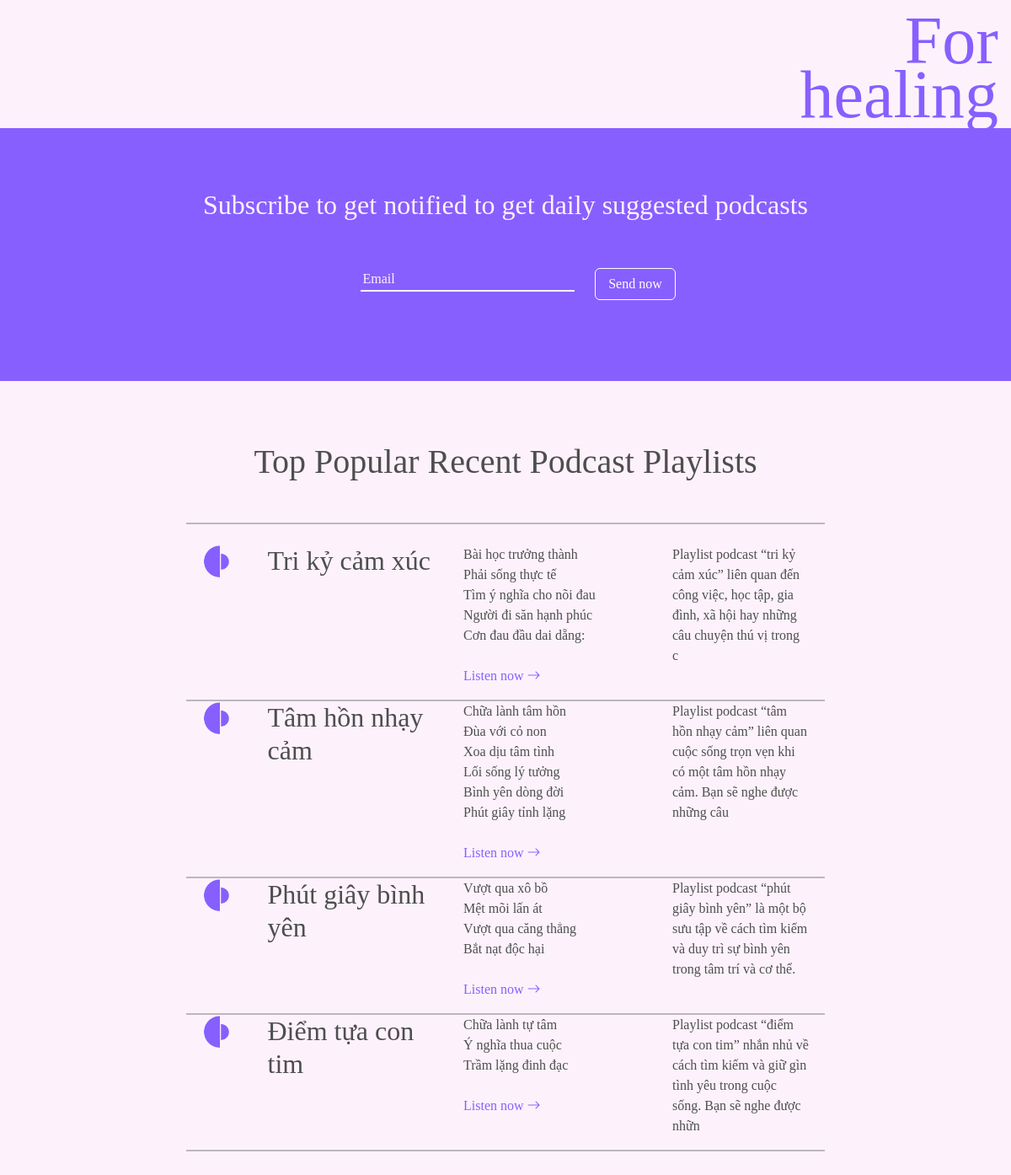
/all_podcasts (lower part), run on an earlier commit of the app's database.
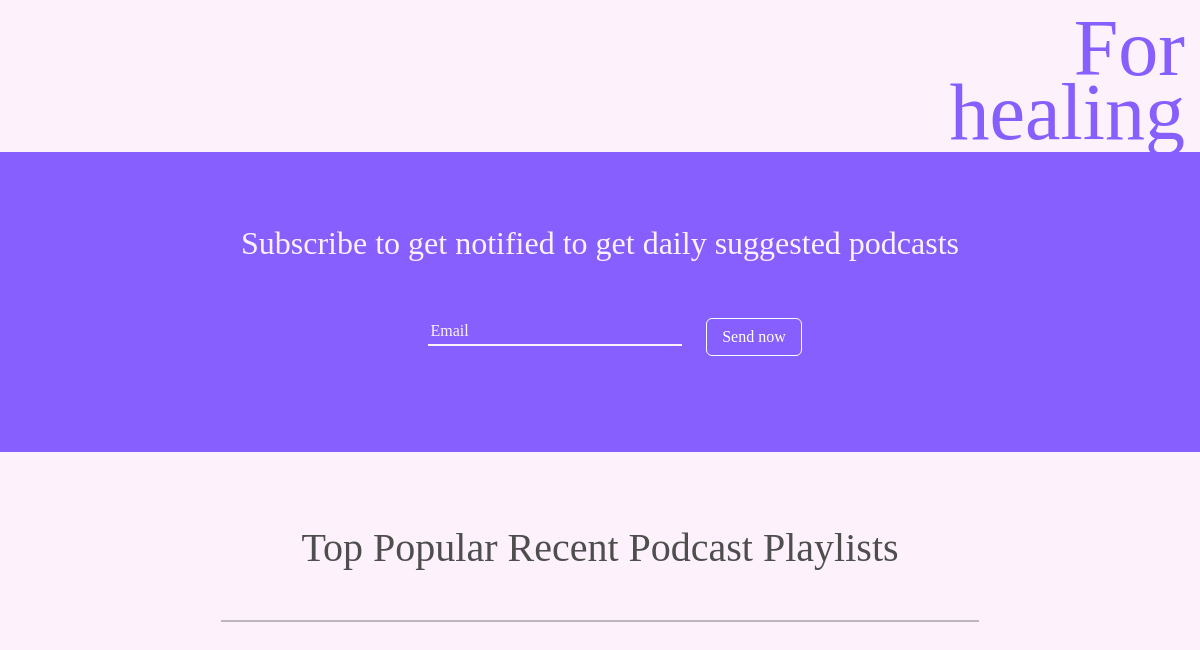
And on a later commit of the database.
### app.py (models this page shows)
class Playlists(db.Model):
    id = db.Column(db.Integer, primary_key=True)
    title = db.Column(db.String(255), nullable=False)
    description = db.Column(db.Text, nullable=False)
    audios = db.relationship('Audio', backref='playlist')

class Audio(db.Model):
    id = db.Column(db.Integer, primary_key=True)
    name = db.Column(db.String(64), unique=True)
    title = db.Column(db.String(255), nullable=False)
    description = db.Column(db.Text, nullable=False)
    path = db.Column(db.String(256))
    date_posted = db.Column(db.DateTime, default=datetime.utcnow)
    playlist_id = db.Column(db.Integer, db.ForeignKey('playlists.id'))

### app.py (the view)
@app.route('/all_podcasts')
def all_podcasts():
    all_podcasts = Audio.query.order_by(Audio.date_posted)
    playlists = Playlists.query.order_by(Playlists.id)
    return render_template("all_podcasts.html", all_podcasts=all_podcasts, playlists=playlists)

### form_backup.py
class SearchForm(FlaskForm):
    searched = StringField("Searched", validators=[DataRequired()])
    submit = SubmitField("Search now")

### app.py (called while the page is built)
@app.context_processor
def base():
    form = SearchForm()
    return dict(form=form)

### templates/all_podcasts.html (shortened to what this page needs)
{% include 'navbar.html' %}
<div id="hero" class="text-center" style>
    <div class="row" style="margin-top:60px">
        <div class="col-6">
        </div>
        <div class="col-6 text-left">
            <br>
            <br>
            <h1 class="text-purple big-heading text-right mt-4" style="margin-right:15px">For<br> healing</h1>
        </div>
    </div>
</div>
<div class="subscribe p-5 text-center">
    <br>
    <h2> Subscribe to get notified to get daily suggested podcasts  </h2>
    <br><br>
    <form action="">
        <div class="row" style="text-align: right;">
            <div class="col-7">
                <input type="email" placeholder="Email" class="form-control-subscribe">
            </div>
            <div class="col-5 text-left" style="max-width:120px">
                <button type="submit" class="btn btn-outline-secondary">Send now</button>
            </div>
        </div>
    </form>
    <br><br>
</div>
<h1 class="text-center">Top Popular Recent Podcast Playlists</h1>
<div class="mt-5">
    <div class="container">
        <hr class="hr-2" style="width:68%; margin:auto">
        <br>
        {% for playlist in playlists %}
            <div class="container">
                <div class="row">
                    <div class="col-2"></div>
                    <div class="col-8">
                        <div class="row">
                            <div class="col-5">
                                <div class="row">
                                    <div class="col-3">
                                        <img src="static/imgs/Refined/shape.png" style="max-width: 40px;" alt="">
                                    </div>
                                    <div class="col-9">
                                        <h2> {{playlist.title}} </h2>
                                    </div>
                                </div>
                            </div>
                            <div class="col-4">
                                {% for podcast in all_podcasts %}
                                    {% if podcast.playlist.id == playlist.id %}
                                        <div>{{podcast.title}}</div>
                                    {% endif %}
                                {% endfor %}
                                <br>
                                <a class="mt-3" href=" {{url_for('playlist_play', id=playlist.id)}} ">Listen now <i class="bi bi-arrow-right"></i></a>
                            </div>
                            <div class="col-3">
                                <div>{{playlist.description[:120]}}</div>
                            </div>
                        </div>
                    </div>
                    <div class="col-2"></div>
                </div>
            </div>
            <hr class="mt-3 hr-2" style="width:68%; margin:auto">
        {% endfor %}
    </div>
</div>

What changed in the data, as far as the page shows it:
removed Playlists: title "Tri kỷ cảm xúc", description "Playlist podcast “tri kỷ cảm xúc” liên quan đến công việc, học tập, gia đình, xã hội hay những câu chuyện thú vị trong c"
removed Audio: title "Bài học trưởng thành", shown under "Tri kỷ cảm xúc"
removed Audio: title "Phải sống thực tế", shown under "Tri kỷ cảm xúc"
removed Audio: title "Tìm ý nghĩa cho nõi đau", shown under "Tri kỷ cảm xúc"
removed Audio: title "Người đi săn hạnh phúc", shown under "Tri kỷ cảm xúc"
removed Audio: title "Cơn đau đầu dai dẵng:", shown under "Tri kỷ cảm xúc"
removed Playlists: title "Tâm hồn nhạy cảm", description "Playlist podcast “tâm hồn nhạy cảm” liên quan cuộc sống trọn vẹn khi có một tâm hồn nhạy cảm. Bạn sẽ nghe được những câu"
removed Audio: title "Chữa lành tâm hồn", shown under "Tâm hồn nhạy cảm"
removed Audio: title "Đùa với cỏ non", shown under "Tâm hồn nhạy cảm"
removed Audio: title "Xoa dịu tâm tình", shown under "Tâm hồn nhạy cảm"
removed Audio: title "Lối sống lý tưởng", shown under "Tâm hồn nhạy cảm"
removed Audio: title "Bình yên dòng đời", shown under "Tâm hồn nhạy cảm"
removed Audio: title "Phút giây tỉnh lặng", shown under "Tâm hồn nhạy cảm"
removed Playlists: title "Phút giây bình yên", description "Playlist podcast “phút giây bình yên” là một bộ sưu tập về cách tìm kiếm và duy trì sự bình yên trong tâm trí và cơ thể."
removed Audio: title "Vượt qua xô bồ", shown under "Phút giây bình yên"
removed Audio: title "Mệt mõi lấn át", shown under "Phút giây bình yên"
removed Audio: title "Vượt qua căng thẳng", shown under "Phút giây bình yên"
removed Audio: title "Bắt nạt độc hại", shown under "Phút giây bình yên"
removed Playlists: title "Điểm tựa con tim", description "Playlist podcast “điểm tựa con tim” nhắn nhủ về cách tìm kiếm và giữ gìn tình yêu trong cuộc sống. Bạn sẽ nghe được nhữn"
removed Audio: title "Chữa lành tự tâm", shown under "Điểm tựa con tim"
removed Audio: title "Ý nghĩa thua cuộc", shown under "Điểm tựa con tim"
removed Audio: title "Trầm lặng đinh đạc", shown under "Điểm tựa con tim"
